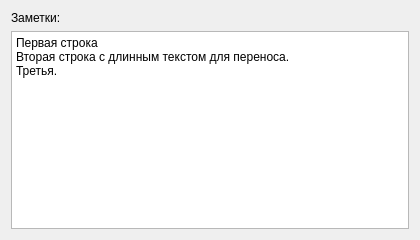
<?xml version="1.0" encoding="UTF-8"?>
<ui version="4.0"><class>Dialog</class><widget class="QDialog" name="Dialog"><property name="geometry"><rect><x>0</x><y>0</y><width>420</width><height>240</height></rect></property><property name="windowTitle"><string>#138 textedit/223_multiline_static</string></property><layout class="QVBoxLayout" name="verticalLayout"><property name="leftMargin"><number>11</number></property><property name="topMargin"><number>11</number></property><property name="rightMargin"><number>11</number></property><property name="bottomMargin"><number>11</number></property><property name="spacing"><number>6</number></property><item><widget class="QLabel" name="l1"><property name="text"><string>Заметки:</string></property></widget></item><item><widget class="QPlainTextEdit" name="edit"><property name="plainText"><string>Первая строка
Вторая строка с длинным текстом для переноса.
Третья.</string></property><property name="lineWrapMode"><enum>QPlainTextEdit::WidgetWidth</enum></property></widget></item></layout></widget></ui>
